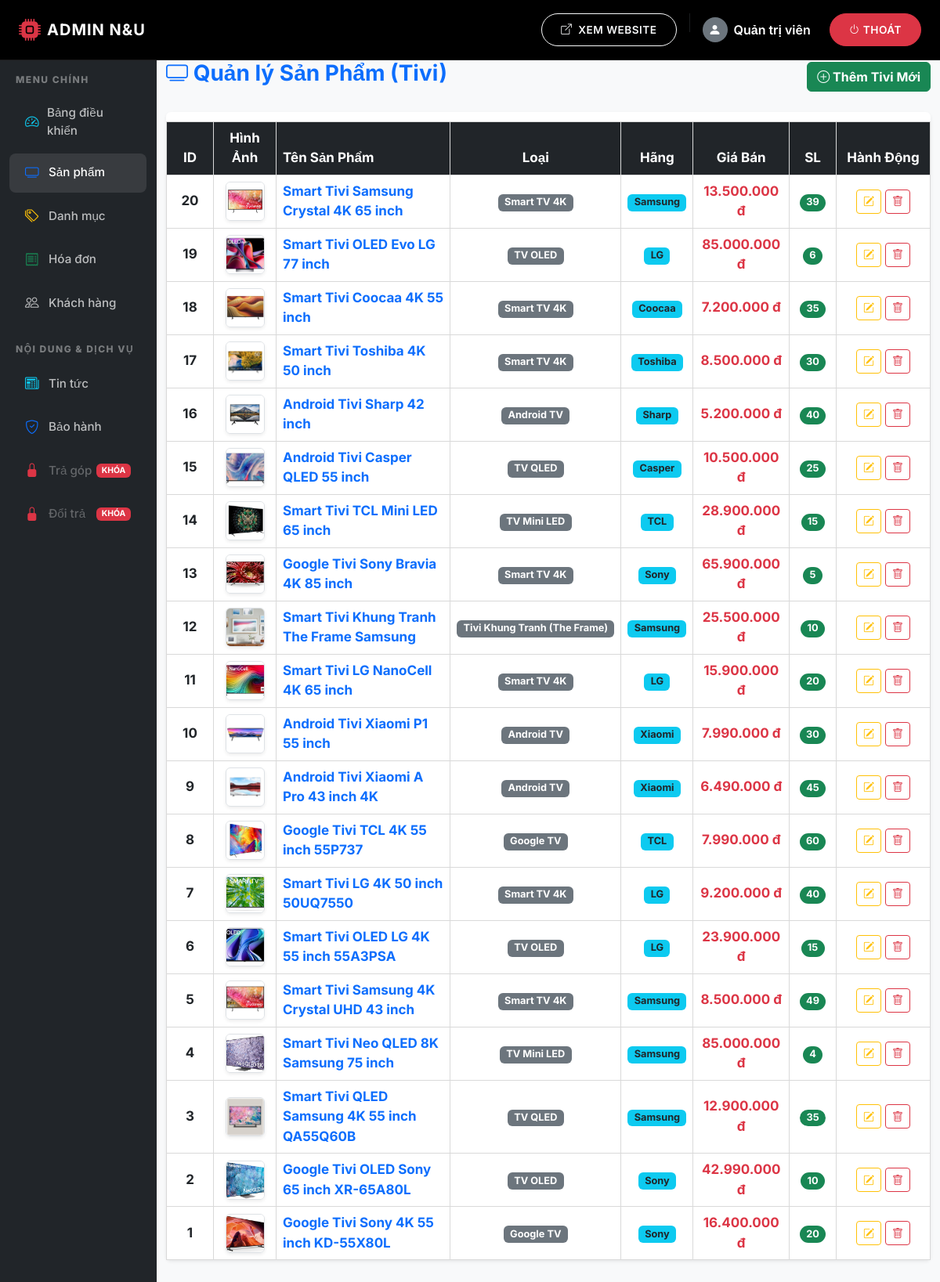
Page /admin/san_pham.php on the committed database.
### tables this page shows
CREATE TABLE `sanpham` (
  `ID` int(11) NOT NULL,
  `LoaiSanPhamID` int(11) DEFAULT NULL,
  `HangSanXuatID` int(11) DEFAULT NULL,
  `TenSanPham` varchar(255) DEFAULT NULL,
  `DonGia` decimal(15,2) DEFAULT NULL,
  `SoLuong` int(11) DEFAULT NULL,
  `HinhAnh` varchar(255) DEFAULT NULL,
  `MoTa` text DEFAULT NULL,
  `PhanTramGiam` int(11) NOT NULL DEFAULT 0
);

CREATE TABLE `loaisanpham` (
  `ID` int(11) NOT NULL,
  `TenLoai` varchar(100) DEFAULT NULL
);

CREATE TABLE `hangsanxuat` (
  `ID` int(11) NOT NULL,
  `TenHangSanXuat` varchar(100) DEFAULT NULL
);

### admin/san_pham.php (the view, shortened to what this page needs)
<?php
require_once 'header.php';
require_once 'sidebar.php';
$sql = "SELECT sp.*, lsp.TenLoai, hsx.TenHangSanXuat
        FROM SanPham sp
        LEFT JOIN LoaiSanPham lsp ON sp.LoaiSanPhamID = lsp.ID
        LEFT JOIN HangSanXuat hsx ON sp.HangSanXuatID = hsx.ID
        ORDER BY sp.ID DESC";
$result = $conn->query($sql);
?>
<div class="col-md-9 col-lg-10 mb-5">
    <div class="d-flex justify-content-between align-items-center mb-4">
        <h3 class="text-primary fw-bold"><i class="bi bi-tv"></i> Quản lý Sản Phẩm (Tivi)</h3>
        <a href="them_san_pham.php" class="btn btn-success fw-bold">
            <i class="bi bi-plus-circle"></i> Thêm Tivi Mới
        </a>
    </div>
    <div class="card shadow-sm border-0">
        <div class="card-body p-0">
            <div class="table-responsive">
                <table class="table table-hover align-middle text-center mb-0">
                    <thead class="table-dark">
                        <tr>
                            <th width="60">ID</th>
                            <th width="80">Hình Ảnh</th>
                            <th class="text-start">Tên Sản Phẩm</th>
                            <th>Loại</th>
                            <th>Hãng</th>
                            <th>Giá Bán</th>
                            <th width="60">SL</th>
                            <th width="120">Hành Động</th>
                        </tr>
                    </thead>
                    <tbody>
                        <?php if ($result->num_rows > 0): ?>
                            <?php while($row = $result->fetch_assoc()): ?>
                                <?php
                                    $hinhAnh = !empty($row['HinhAnh']) ? "../uploads/".$row['HinhAnh'] : "../uploads/no-image.jpg";
                                ?>
                                <tr>
                                    <td class="fw-bold"><?php echo $row['ID']; ?></td>
                                    <td>
                                        <img src="<?php echo $hinhAnh; ?>" alt="Tivi" class="rounded border shadow-sm" style="width: 50px; height: 50px; object-fit: cover;">
                                    </td>
                                    <td class="text-start fw-bold text-primary">
                                        <?php echo htmlspecialchars($row['TenSanPham']); ?>
                                    </td>
                                    <td><span class="badge bg-secondary"><?php echo htmlspecialchars($row['TenLoai']); ?></span></td>
                                    <td><span class="badge bg-info text-dark"><?php echo htmlspecialchars($row['TenHangSanXuat']); ?></span></td>
                                    <td class="text-danger fw-bold">
                                        <?php echo number_format($row['DonGia'], 0, ',', '.'); ?> đ
                                    </td>
                                    <td>
                                        <span class="badge rounded-pill <?php echo ($row['SoLuong'] > 0) ? 'bg-success' : 'bg-danger'; ?>">
                                            <?php echo $row['SoLuong']; ?>
                                        </span>
                                    </td>
                                    <td>
                                        <a href="sua_san_pham.php?id=<?php echo $row['ID']; ?>" class="btn btn-sm btn-outline-warning" title="Sửa"><i class="bi bi-pencil-square"></i></a>
                                        <a href="xoa_san_pham.php?id=<?php echo $row['ID']; ?>" class="btn btn-sm btn-outline-danger" title="Xóa" onclick="return confirm('Bạn có chắc chắn muốn xóa Tivi này không?');"><i class="bi bi-trash"></i></a>
                                    </td>
                                </tr>
                            <?php endwhile; ?>
                        <?php else: ?>
                            <tr>
                                <td colspan="8" class="text-center text-muted py-4">Chưa có sản phẩm nào trong kho.</td>
                            </tr>
                        <?php endif; ?>
                    </tbody>
                </table>
            </div>
        </div>
    </div>
</div>
<?php
require_once 'footer.php';
?>

### tai_nguyen/css/style.css (style rules this page uses)
html { scroll-behavior: smooth; }
body { font-family: 'Inter', sans-serif; background-color: #f8f9fa; }
table { width: 100%; border-collapse: collapse; margin-top: 12px; }
table th, table td { border: 1px solid #d9d9d9; padding: 12px 10px; font-size: 17px; }
table th { background: #f5f7fb; text-align: center; color: #10284f; }
.text-center { text-align: center; }

### rows in the picture
sanpham: ID "20", HinhAnh (picture), TenSanPham "Smart Tivi Samsung Crystal 4K 65 inch", LoaiSanPhamID.TenLoai "Smart TV 4K", HangSanXuatID.TenHangSanXuat "Samsung", DonGia "13.500.000", SoLuong "39"
sanpham: ID "19", HinhAnh (picture), TenSanPham "Smart Tivi OLED Evo LG 77 inch", LoaiSanPhamID.TenLoai "TV OLED", HangSanXuatID.TenHangSanXuat "LG", DonGia "85.000.000", SoLuong "6"
sanpham: ID "18", HinhAnh (picture), TenSanPham "Smart Tivi Coocaa 4K 55 inch", LoaiSanPhamID.TenLoai "Smart TV 4K", HangSanXuatID.TenHangSanXuat "Coocaa", DonGia "7.200.000", SoLuong "35"
sanpham: ID "17", HinhAnh (picture), TenSanPham "Smart Tivi Toshiba 4K 50 inch", LoaiSanPhamID.TenLoai "Smart TV 4K", HangSanXuatID.TenHangSanXuat "Toshiba", DonGia "8.500.000", SoLuong "30"
sanpham: ID "16", HinhAnh (picture), TenSanPham "Android Tivi Sharp 42 inch", LoaiSanPhamID.TenLoai "Android TV", HangSanXuatID.TenHangSanXuat "Sharp", DonGia "5.200.000", SoLuong "40"
sanpham: ID "15", HinhAnh (picture), TenSanPham "Android Tivi Casper QLED 55 inch", LoaiSanPhamID.TenLoai "TV QLED", HangSanXuatID.TenHangSanXuat "Casper", DonGia "10.500.000", SoLuong "25"
sanpham: ID "14", HinhAnh (picture), TenSanPham "Smart Tivi TCL Mini LED 65 inch", LoaiSanPhamID.TenLoai "TV Mini LED", HangSanXuatID.TenHangSanXuat "TCL", DonGia "28.900.000", SoLuong "15"
sanpham: ID "13", HinhAnh (picture), TenSanPham "Google Tivi Sony Bravia 4K 85 inch", LoaiSanPhamID.TenLoai "Smart TV 4K", HangSanXuatID.TenHangSanXuat "Sony", DonGia "65.900.000", SoLuong "5"
sanpham: ID "12", HinhAnh (picture), TenSanPham "Smart Tivi Khung Tranh The Frame Samsung", LoaiSanPhamID.TenLoai "Tivi Khung Tranh (The Frame)", HangSanXuatID.TenHangSanXuat "Samsung", DonGia "25.500.000", SoLuong "10"
sanpham: ID "11", HinhAnh (picture), TenSanPham "Smart Tivi LG NanoCell 4K 65 inch", LoaiSanPhamID.TenLoai "Smart TV 4K", HangSanXuatID.TenHangSanXuat "LG", DonGia "15.900.000", SoLuong "20"
sanpham: ID "10", HinhAnh (picture), TenSanPham "Android Tivi Xiaomi P1 55 inch", LoaiSanPhamID.TenLoai "Android TV", HangSanXuatID.TenHangSanXuat "Xiaomi", DonGia "7.990.000", SoLuong "30"
sanpham: ID "9", HinhAnh (picture), TenSanPham "Android Tivi Xiaomi A Pro 43 inch 4K", LoaiSanPhamID.TenLoai "Android TV", HangSanXuatID.TenHangSanXuat "Xiaomi", DonGia "6.490.000", SoLuong "45"
sanpham: ID "8", HinhAnh (picture), TenSanPham "Google Tivi TCL 4K 55 inch 55P737", LoaiSanPhamID.TenLoai "Google TV", HangSanXuatID.TenHangSanXuat "TCL", DonGia "7.990.000", SoLuong "60"
sanpham: ID "7", HinhAnh (picture), TenSanPham "Smart Tivi LG 4K 50 inch 50UQ7550", LoaiSanPhamID.TenLoai "Smart TV 4K", HangSanXuatID.TenHangSanXuat "LG", DonGia "9.200.000", SoLuong "40"
sanpham: ID "6", HinhAnh (picture), TenSanPham "Smart Tivi OLED LG 4K 55 inch 55A3PSA", LoaiSanPhamID.TenLoai "TV OLED", HangSanXuatID.TenHangSanXuat "LG", DonGia "23.900.000", SoLuong "15"
sanpham: ID "5", HinhAnh (picture), TenSanPham "Smart Tivi Samsung 4K Crystal UHD 43 inch", LoaiSanPhamID.TenLoai "Smart TV 4K", HangSanXuatID.TenHangSanXuat "Samsung", DonGia "8.500.000", SoLuong "49"
sanpham: ID "4", HinhAnh (picture), TenSanPham "Smart Tivi Neo QLED 8K Samsung 75 inch", LoaiSanPhamID.TenLoai "TV Mini LED", HangSanXuatID.TenHangSanXuat "Samsung", DonGia "85.000.000", SoLuong "4"
sanpham: ID "3", HinhAnh (picture), TenSanPham "Smart Tivi QLED Samsung 4K 55 inch QA55Q60B", LoaiSanPhamID.TenLoai "TV QLED", HangSanXuatID.TenHangSanXuat "Samsung", DonGia "12.900.000", SoLuong "35"
sanpham: ID "2", HinhAnh (picture), TenSanPham "Google Tivi OLED Sony 65 inch XR-65A80L", LoaiSanPhamID.TenLoai "TV OLED", HangSanXuatID.TenHangSanXuat "Sony", DonGia "42.990.000", SoLuong "10"
sanpham: ID "1", HinhAnh (picture), TenSanPham "Google Tivi Sony 4K 55 inch KD-55X80L", LoaiSanPhamID.TenLoai "Google TV", HangSanXuatID.TenHangSanXuat "Sony", DonGia "16.400.000", SoLuong "20"
